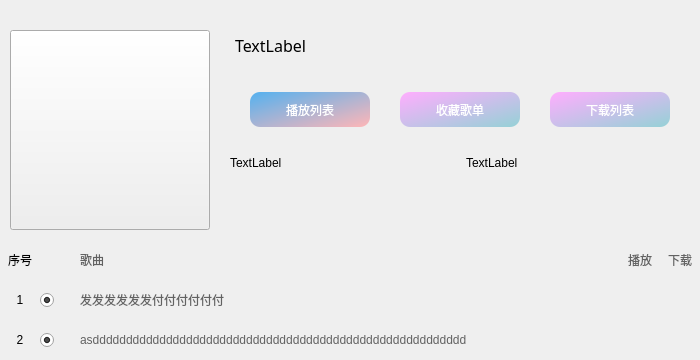
<?xml version="1.0" encoding="UTF-8"?>
<ui version="4.0">
 <class>song_list</class>
 <widget class="QWidget" name="song_list">
  <property name="geometry">
   <rect>
    <x>0</x>
    <y>0</y>
    <width>700</width>
    <height>360</height>
   </rect>
  </property>
  <property name="minimumSize">
   <size>
    <width>700</width>
    <height>0</height>
   </size>
  </property>
  <property name="maximumSize">
   <size>
    <width>700</width>
    <height>16777215</height>
   </size>
  </property>
  <property name="windowTitle">
   <string>Form</string>
  </property>
  <property name="styleSheet">
   <string notr="true">

QFrame{
	border:none;
}
QPushButton:hover{  
	padding-bottom:2px; 
}

</string>
  </property>
  <layout class="QVBoxLayout" name="verticalLayout_song_list">
   <property name="spacing">
    <number>0</number>
   </property>
   <property name="leftMargin">
    <number>0</number>
   </property>
   <property name="topMargin">
    <number>20</number>
   </property>
   <property name="rightMargin">
    <number>0</number>
   </property>
   <property name="bottomMargin">
    <number>0</number>
   </property>
   <item>
    <widget class="QFrame" name="song_list_top">
     <property name="maximumSize">
      <size>
       <width>16777215</width>
       <height>220</height>
      </size>
     </property>
     <property name="frameShape">
      <enum>QFrame::StyledPanel</enum>
     </property>
     <property name="frameShadow">
      <enum>QFrame::Raised</enum>
     </property>
     <layout class="QHBoxLayout" name="horizontalLayout_song_list_bottom">
      <property name="spacing">
       <number>0</number>
      </property>
      <property name="leftMargin">
       <number>0</number>
      </property>
      <property name="topMargin">
       <number>0</number>
      </property>
      <property name="rightMargin">
       <number>0</number>
      </property>
      <property name="bottomMargin">
       <number>0</number>
      </property>
      <item>
       <widget class="QFrame" name="frame_song_list_top_logo">
        <property name="minimumSize">
         <size>
          <width>220</width>
          <height>220</height>
         </size>
        </property>
        <property name="maximumSize">
         <size>
          <width>220</width>
          <height>220</height>
         </size>
        </property>
        <property name="frameShape">
         <enum>QFrame::StyledPanel</enum>
        </property>
        <property name="frameShadow">
         <enum>QFrame::Raised</enum>
        </property>
        <layout class="QVBoxLayout" name="verticalLayout_3">
         <item alignment="Qt::AlignHCenter|Qt::AlignVCenter">
          <widget class="QPushButton" name="pushButton_song_list_top_logo">
           <property name="minimumSize">
            <size>
             <width>200</width>
             <height>200</height>
            </size>
           </property>
           <property name="maximumSize">
            <size>
             <width>200</width>
             <height>200</height>
            </size>
           </property>
           <property name="styleSheet">
            <string notr="true">border-image: url(:/image/image/2.png);</string>
           </property>
           <property name="text">
            <string/>
           </property>
          </widget>
         </item>
        </layout>
       </widget>
      </item>
      <item>
       <widget class="QFrame" name="frame_list_top_right">
        <property name="styleSheet">
         <string notr="true">QPushButton{
border:none;
	border-radius:10px;
	background-color: rgb(227, 227, 227);
	color: rgb(255, 255, 255);
	background-color: rgb(255, 128, 0);
	
}
</string>
        </property>
        <property name="frameShape">
         <enum>QFrame::StyledPanel</enum>
        </property>
        <property name="frameShadow">
         <enum>QFrame::Raised</enum>
        </property>
        <layout class="QVBoxLayout" name="verticalLayout_2">
         <property name="spacing">
          <number>0</number>
         </property>
         <property name="leftMargin">
          <number>0</number>
         </property>
         <property name="topMargin">
          <number>0</number>
         </property>
         <property name="rightMargin">
          <number>0</number>
         </property>
         <property name="bottomMargin">
          <number>0</number>
         </property>
         <item>
          <widget class="QFrame" name="frame_list_top_right_title">
           <property name="maximumSize">
            <size>
             <width>16777215</width>
             <height>50</height>
            </size>
           </property>
           <property name="frameShape">
            <enum>QFrame::StyledPanel</enum>
           </property>
           <property name="frameShadow">
            <enum>QFrame::Raised</enum>
           </property>
           <layout class="QHBoxLayout" name="horizontalLayout_3">
            <property name="spacing">
             <number>0</number>
            </property>
            <property name="leftMargin">
             <number>15</number>
            </property>
            <property name="topMargin">
             <number>0</number>
            </property>
            <property name="rightMargin">
             <number>0</number>
            </property>
            <property name="bottomMargin">
             <number>0</number>
            </property>
            <item>
             <widget class="QLabel" name="label_song_list_top_title">
              <property name="maximumSize">
               <size>
                <width>16777215</width>
                <height>16777215</height>
               </size>
              </property>
              <property name="font">
               <font>
                <family>本墨字语</family>
                <pointsize>12</pointsize>
               </font>
              </property>
              <property name="text">
               <string>TextLabel</string>
              </property>
             </widget>
            </item>
           </layout>
          </widget>
         </item>
         <item>
          <widget class="QFrame" name="frame_list_top_right_mid">
           <property name="minimumSize">
            <size>
             <width>0</width>
             <height>0</height>
            </size>
           </property>
           <property name="maximumSize">
            <size>
             <width>16777215</width>
             <height>80</height>
            </size>
           </property>
           <property name="styleSheet">
            <string notr="true">QPushButton{
	
	color: rgb(255, 255, 255);
	font: 10pt &quot;本墨字语&quot;;
	background-color: qlineargradient(spread:pad, x1:0, y1:0, x2:1, y2:1, stop:0 rgba(255, 174, 254, 255), stop:1 rgba(149, 209, 214, 255));
}
QPushButton:hover{  
	
	color: rgb(213, 8, 8);
	padding-bottom:3px; 
}
QPushButton:focus {
      color: rgb(255, 255, 255);
      outline: 0px;
    }
QPushButton:pressed{
	background-color: rgb(200, 200, 200);
	color: rgb(255, 149, 0);
}
</string>
           </property>
           <property name="frameShape">
            <enum>QFrame::StyledPanel</enum>
           </property>
           <property name="frameShadow">
            <enum>QFrame::Raised</enum>
           </property>
           <layout class="QHBoxLayout" name="horizontalLayout_4">
            <property name="spacing">
             <number>0</number>
            </property>
            <property name="leftMargin">
             <number>0</number>
            </property>
            <property name="topMargin">
             <number>0</number>
            </property>
            <property name="rightMargin">
             <number>0</number>
            </property>
            <property name="bottomMargin">
             <number>0</number>
            </property>
            <item>
             <widget class="QPushButton" name="pushButton_song_list_top_play">
              <property name="minimumSize">
               <size>
                <width>0</width>
                <height>35</height>
               </size>
              </property>
              <property name="maximumSize">
               <size>
                <width>120</width>
                <height>35</height>
               </size>
              </property>
              <property name="styleSheet">
               <string notr="true">background-color: qlineargradient(spread:pad, x1:0, y1:0, x2:1, y2:1, stop:0 rgba(84, 177, 239, 255), stop:1 rgba(255, 182, 183, 255));</string>
              </property>
              <property name="text">
               <string>播放列表</string>
              </property>
              <property name="icon">
               <iconset resource="../pic/icon.qrc">
                <normaloff>:/icon/icon/play.png</normaloff>:/icon/icon/play.png</iconset>
              </property>
              <property name="iconSize">
               <size>
                <width>12</width>
                <height>12</height>
               </size>
              </property>
             </widget>
            </item>
            <item>
             <widget class="QPushButton" name="pushButton_song_list_top_collect">
              <property name="minimumSize">
               <size>
                <width>0</width>
                <height>35</height>
               </size>
              </property>
              <property name="maximumSize">
               <size>
                <width>120</width>
                <height>35</height>
               </size>
              </property>
              <property name="text">
               <string>收藏歌单</string>
              </property>
              <property name="icon">
               <iconset resource="../pic/icon.qrc">
                <normaloff>:/icon/icon/add_1.png</normaloff>:/icon/icon/add_1.png</iconset>
              </property>
              <property name="iconSize">
               <size>
                <width>20</width>
                <height>20</height>
               </size>
              </property>
             </widget>
            </item>
            <item>
             <widget class="QPushButton" name="pushButton_song_list_top_load">
              <property name="minimumSize">
               <size>
                <width>0</width>
                <height>35</height>
               </size>
              </property>
              <property name="maximumSize">
               <size>
                <width>120</width>
                <height>35</height>
               </size>
              </property>
              <property name="text">
               <string>下载列表</string>
              </property>
              <property name="icon">
               <iconset resource="../pic/icon.qrc">
                <normaloff>:/icon/icon/download.png</normaloff>:/icon/icon/download.png</iconset>
              </property>
             </widget>
            </item>
           </layout>
          </widget>
         </item>
         <item>
          <widget class="QFrame" name="frame_list_top_right_bottom">
           <property name="styleSheet">
            <string notr="true">font: 8pt &quot;本墨字语&quot;;</string>
           </property>
           <property name="frameShape">
            <enum>QFrame::StyledPanel</enum>
           </property>
           <property name="frameShadow">
            <enum>QFrame::Raised</enum>
           </property>
           <layout class="QHBoxLayout" name="horizontalLayout_2">
            <property name="spacing">
             <number>4</number>
            </property>
            <property name="leftMargin">
             <number>6</number>
            </property>
            <property name="topMargin">
             <number>6</number>
            </property>
            <property name="rightMargin">
             <number>6</number>
            </property>
            <property name="bottomMargin">
             <number>4</number>
            </property>
            <item>
             <widget class="QFrame" name="frame_song_list_top_inf">
              <property name="frameShape">
               <enum>QFrame::StyledPanel</enum>
              </property>
              <property name="frameShadow">
               <enum>QFrame::Raised</enum>
              </property>
              <layout class="QVBoxLayout" name="verticalLayout_5">
               <property name="spacing">
                <number>0</number>
               </property>
               <property name="leftMargin">
                <number>4</number>
               </property>
               <property name="topMargin">
                <number>0</number>
               </property>
               <property name="rightMargin">
                <number>0</number>
               </property>
               <property name="bottomMargin">
                <number>0</number>
               </property>
               <item>
                <widget class="QLabel" name="label_song_list_top_inf">
                 <property name="text">
                  <string>TextLabel</string>
                 </property>
                 <property name="alignment">
                  <set>Qt::AlignLeading|Qt::AlignLeft|Qt::AlignTop</set>
                 </property>
                </widget>
               </item>
              </layout>
             </widget>
            </item>
            <item>
             <widget class="QFrame" name="frame_list_top_profile">
              <property name="frameShape">
               <enum>QFrame::StyledPanel</enum>
              </property>
              <property name="frameShadow">
               <enum>QFrame::Raised</enum>
              </property>
              <layout class="QVBoxLayout" name="verticalLayout_4">
               <property name="spacing">
                <number>0</number>
               </property>
               <property name="leftMargin">
                <number>4</number>
               </property>
               <property name="topMargin">
                <number>0</number>
               </property>
               <property name="rightMargin">
                <number>0</number>
               </property>
               <property name="bottomMargin">
                <number>0</number>
               </property>
               <item>
                <widget class="QLabel" name="label_song_list_top_profile">
                 <property name="text">
                  <string>TextLabel</string>
                 </property>
                 <property name="alignment">
                  <set>Qt::AlignLeading|Qt::AlignLeft|Qt::AlignTop</set>
                 </property>
                </widget>
               </item>
              </layout>
             </widget>
            </item>
           </layout>
          </widget>
         </item>
        </layout>
       </widget>
      </item>
     </layout>
    </widget>
   </item>
   <item>
    <widget class="QFrame" name="song_list_bottom">
     <property name="styleSheet">
      <string notr="true">QPushButton{
	border:none;
	color:rgb(98, 98, 98);
	text-align :center;
	font: 9pt &quot;本墨字语&quot;;
}
QPushButton:hover{  
	padding-bottom:4px; 
}
QPushButton:focus {
      color: rgb(255, 192, 2);;
      outline: 0px;
    }
QLabel{
	font: 9pt &quot;本墨字语&quot;;
}</string>
     </property>
     <property name="frameShape">
      <enum>QFrame::StyledPanel</enum>
     </property>
     <property name="frameShadow">
      <enum>QFrame::Raised</enum>
     </property>
     <layout class="QVBoxLayout" name="verticalLayout_song_list_bottom">
      <property name="spacing">
       <number>0</number>
      </property>
      <property name="leftMargin">
       <number>0</number>
      </property>
      <property name="topMargin">
       <number>0</number>
      </property>
      <property name="rightMargin">
       <number>0</number>
      </property>
      <property name="bottomMargin">
       <number>0</number>
      </property>
      <item>
       <widget class="QFrame" name="frame_song_list_list_bottom_lable">
        <property name="minimumSize">
         <size>
          <width>0</width>
          <height>40</height>
         </size>
        </property>
        <property name="maximumSize">
         <size>
          <width>16777215</width>
          <height>40</height>
         </size>
        </property>
        <property name="styleSheet">
         <string notr="true"/>
        </property>
        <property name="frameShape">
         <enum>QFrame::StyledPanel</enum>
        </property>
        <property name="frameShadow">
         <enum>QFrame::Raised</enum>
        </property>
        <layout class="QHBoxLayout" name="horizontalLayout_frame_song_list_list_bottom_lable">
         <property name="spacing">
          <number>0</number>
         </property>
         <property name="leftMargin">
          <number>0</number>
         </property>
         <property name="topMargin">
          <number>0</number>
         </property>
         <property name="rightMargin">
          <number>0</number>
         </property>
         <property name="bottomMargin">
          <number>0</number>
         </property>
         <item>
          <widget class="QLabel" name="label_song_list_list_top_no">
           <property name="minimumSize">
            <size>
             <width>40</width>
             <height>40</height>
            </size>
           </property>
           <property name="maximumSize">
            <size>
             <width>40</width>
             <height>40</height>
            </size>
           </property>
           <property name="styleSheet">
            <string notr="true"/>
           </property>
           <property name="text">
            <string>序号</string>
           </property>
           <property name="alignment">
            <set>Qt::AlignCenter</set>
           </property>
          </widget>
         </item>
         <item>
          <widget class="QPushButton" name="pushButton_song_list_list_top_choice">
           <property name="minimumSize">
            <size>
             <width>40</width>
             <height>40</height>
            </size>
           </property>
           <property name="maximumSize">
            <size>
             <width>40</width>
             <height>40</height>
            </size>
           </property>
           <property name="text">
            <string/>
           </property>
          </widget>
         </item>
         <item>
          <widget class="QPushButton" name="pushButton_song_list_list_top_name">
           <property name="minimumSize">
            <size>
             <width>540</width>
             <height>40</height>
            </size>
           </property>
           <property name="maximumSize">
            <size>
             <width>540</width>
             <height>40</height>
            </size>
           </property>
           <property name="styleSheet">
            <string notr="true">text-align :left;</string>
           </property>
           <property name="text">
            <string>歌曲</string>
           </property>
          </widget>
         </item>
         <item>
          <widget class="QPushButton" name="pushButton_song_list_list_top_play">
           <property name="minimumSize">
            <size>
             <width>40</width>
             <height>40</height>
            </size>
           </property>
           <property name="maximumSize">
            <size>
             <width>40</width>
             <height>40</height>
            </size>
           </property>
           <property name="text">
            <string>播放</string>
           </property>
          </widget>
         </item>
         <item>
          <widget class="QPushButton" name="pushButton_song_list_list_top_download">
           <property name="minimumSize">
            <size>
             <width>40</width>
             <height>40</height>
            </size>
           </property>
           <property name="maximumSize">
            <size>
             <width>40</width>
             <height>40</height>
            </size>
           </property>
           <property name="text">
            <string>下载</string>
           </property>
          </widget>
         </item>
        </layout>
       </widget>
      </item>
      <item>
       <widget class="QFrame" name="frame_song_list_bottom_inf">
        <property name="minimumSize">
         <size>
          <width>0</width>
          <height>40</height>
         </size>
        </property>
        <property name="maximumSize">
         <size>
          <width>16777215</width>
          <height>40</height>
         </size>
        </property>
        <property name="styleSheet">
         <string notr="true">QPushButton:hover{  
	
	background-color: rgb(222, 222, 222);
}</string>
        </property>
        <property name="frameShape">
         <enum>QFrame::StyledPanel</enum>
        </property>
        <property name="frameShadow">
         <enum>QFrame::Raised</enum>
        </property>
        <layout class="QHBoxLayout" name="horizontalLayout_frame_song_list_bottom_inf">
         <property name="spacing">
          <number>0</number>
         </property>
         <property name="leftMargin">
          <number>0</number>
         </property>
         <property name="topMargin">
          <number>0</number>
         </property>
         <property name="rightMargin">
          <number>0</number>
         </property>
         <property name="bottomMargin">
          <number>0</number>
         </property>
         <item>
          <widget class="QLabel" name="label_song_list_bottom_no">
           <property name="minimumSize">
            <size>
             <width>40</width>
             <height>40</height>
            </size>
           </property>
           <property name="maximumSize">
            <size>
             <width>40</width>
             <height>40</height>
            </size>
           </property>
           <property name="styleSheet">
            <string notr="true"/>
           </property>
           <property name="text">
            <string>1</string>
           </property>
           <property name="alignment">
            <set>Qt::AlignCenter</set>
           </property>
          </widget>
         </item>
         <item>
          <widget class="QRadioButton" name="radioButton_song_list_bottom_choice">
           <property name="minimumSize">
            <size>
             <width>40</width>
             <height>40</height>
            </size>
           </property>
           <property name="maximumSize">
            <size>
             <width>40</width>
             <height>40</height>
            </size>
           </property>
           <property name="text">
            <string/>
           </property>
           <property name="checked">
            <bool>true</bool>
           </property>
          </widget>
         </item>
         <item>
          <widget class="QPushButton" name="pushButton_song_list_bottom_name">
           <property name="minimumSize">
            <size>
             <width>540</width>
             <height>40</height>
            </size>
           </property>
           <property name="maximumSize">
            <size>
             <width>540</width>
             <height>40</height>
            </size>
           </property>
           <property name="styleSheet">
            <string notr="true">text-align :left;</string>
           </property>
           <property name="text">
            <string>发发发发发发付付付付付付</string>
           </property>
          </widget>
         </item>
         <item>
          <widget class="QPushButton" name="pushButton_song_list_bottom_play">
           <property name="minimumSize">
            <size>
             <width>40</width>
             <height>40</height>
            </size>
           </property>
           <property name="maximumSize">
            <size>
             <width>40</width>
             <height>40</height>
            </size>
           </property>
           <property name="text">
            <string/>
           </property>
           <property name="icon">
            <iconset resource="../pic/icon.qrc">
             <normaloff>:/icon/icon/play.png</normaloff>:/icon/icon/play.png</iconset>
           </property>
           <property name="iconSize">
            <size>
             <width>13</width>
             <height>13</height>
            </size>
           </property>
          </widget>
         </item>
         <item>
          <widget class="QPushButton" name="pushButton_song_list_bottom_download">
           <property name="minimumSize">
            <size>
             <width>40</width>
             <height>40</height>
            </size>
           </property>
           <property name="maximumSize">
            <size>
             <width>40</width>
             <height>40</height>
            </size>
           </property>
           <property name="text">
            <string/>
           </property>
           <property name="icon">
            <iconset resource="../pic/icon.qrc">
             <normaloff>:/icon/icon/download.png</normaloff>:/icon/icon/download.png</iconset>
           </property>
           <property name="iconSize">
            <size>
             <width>18</width>
             <height>18</height>
            </size>
           </property>
          </widget>
         </item>
        </layout>
       </widget>
      </item>
      <item>
       <widget class="QFrame" name="frame_song_list_bottom_inf_2">
        <property name="minimumSize">
         <size>
          <width>0</width>
          <height>40</height>
         </size>
        </property>
        <property name="maximumSize">
         <size>
          <width>16777215</width>
          <height>40</height>
         </size>
        </property>
        <property name="styleSheet">
         <string notr="true">QPushButton:hover{  
	
	background-color: rgb(222, 222, 222);
}</string>
        </property>
        <property name="frameShape">
         <enum>QFrame::StyledPanel</enum>
        </property>
        <property name="frameShadow">
         <enum>QFrame::Raised</enum>
        </property>
        <layout class="QHBoxLayout" name="horizontalLayout_frame_song_list_bottom_inf_2">
         <property name="spacing">
          <number>0</number>
         </property>
         <property name="leftMargin">
          <number>0</number>
         </property>
         <property name="topMargin">
          <number>0</number>
         </property>
         <property name="rightMargin">
          <number>0</number>
         </property>
         <property name="bottomMargin">
          <number>0</number>
         </property>
         <item>
          <widget class="QLabel" name="label_song_list_bottom_no_2">
           <property name="minimumSize">
            <size>
             <width>40</width>
             <height>40</height>
            </size>
           </property>
           <property name="maximumSize">
            <size>
             <width>40</width>
             <height>40</height>
            </size>
           </property>
           <property name="styleSheet">
            <string notr="true"/>
           </property>
           <property name="text">
            <string>2</string>
           </property>
           <property name="alignment">
            <set>Qt::AlignCenter</set>
           </property>
          </widget>
         </item>
         <item>
          <widget class="QRadioButton" name="radioButton_song_list_bottom_choice_2">
           <property name="minimumSize">
            <size>
             <width>40</width>
             <height>40</height>
            </size>
           </property>
           <property name="maximumSize">
            <size>
             <width>40</width>
             <height>40</height>
            </size>
           </property>
           <property name="text">
            <string/>
           </property>
           <property name="checked">
            <bool>true</bool>
           </property>
          </widget>
         </item>
         <item>
          <widget class="QPushButton" name="pushButton_song_list_bottom_name_2">
           <property name="minimumSize">
            <size>
             <width>540</width>
             <height>40</height>
            </size>
           </property>
           <property name="maximumSize">
            <size>
             <width>540</width>
             <height>40</height>
            </size>
           </property>
           <property name="styleSheet">
            <string notr="true">text-align :left;</string>
           </property>
           <property name="text">
            <string>asdddddddddddddddddddddddddddddddddddddddddddddddddddddddd</string>
           </property>
          </widget>
         </item>
         <item>
          <widget class="QPushButton" name="pushButton_song_list_bottom_play_2">
           <property name="minimumSize">
            <size>
             <width>40</width>
             <height>40</height>
            </size>
           </property>
           <property name="maximumSize">
            <size>
             <width>40</width>
             <height>40</height>
            </size>
           </property>
           <property name="text">
            <string/>
           </property>
           <property name="icon">
            <iconset resource="../pic/icon.qrc">
             <normaloff>:/icon/icon/play.png</normaloff>:/icon/icon/play.png</iconset>
           </property>
           <property name="iconSize">
            <size>
             <width>13</width>
             <height>13</height>
            </size>
           </property>
          </widget>
         </item>
         <item>
          <widget class="QPushButton" name="pushButton_song_list_bottom_download_2">
           <property name="minimumSize">
            <size>
             <width>40</width>
             <height>40</height>
            </size>
           </property>
           <property name="maximumSize">
            <size>
             <width>40</width>
             <height>40</height>
            </size>
           </property>
           <property name="text">
            <string/>
           </property>
           <property name="icon">
            <iconset resource="../pic/icon.qrc">
             <normaloff>:/icon/icon/download.png</normaloff>:/icon/icon/download.png</iconset>
           </property>
           <property name="iconSize">
            <size>
             <width>18</width>
             <height>18</height>
            </size>
           </property>
          </widget>
         </item>
        </layout>
       </widget>
      </item>
      <item>
       <spacer name="verticalSpacer_song_list_bottom_inf">
        <property name="orientation">
         <enum>Qt::Vertical</enum>
        </property>
        <property name="sizeHint" stdset="0">
         <size>
          <width>20</width>
          <height>0</height>
         </size>
        </property>
       </spacer>
      </item>
     </layout>
    </widget>
   </item>
  </layout>
 </widget>
 <resources>
  <include location="../pic/icon.qrc"/>
 </resources>
 <connections>
  <connection>
   <sender>pushButton_song_list_bottom_name</sender>
   <signal>clicked()</signal>
   <receiver>radioButton_song_list_bottom_choice</receiver>
   <slot>click()</slot>
   <hints>
    <hint type="sourcelabel">
     <x>152</x>
     <y>297</y>
    </hint>
    <hint type="destinationlabel">
     <x>53</x>
     <y>297</y>
    </hint>
   </hints>
  </connection>
  <connection>
   <sender>pushButton_song_list_bottom_name_2</sender>
   <signal>clicked()</signal>
   <receiver>radioButton_song_list_bottom_choice_2</receiver>
   <slot>click()</slot>
   <hints>
    <hint type="sourcelabel">
     <x>129</x>
     <y>338</y>
    </hint>
    <hint type="destinationlabel">
     <x>48</x>
     <y>339</y>
    </hint>
   </hints>
  </connection>
 </connections>
</ui>
